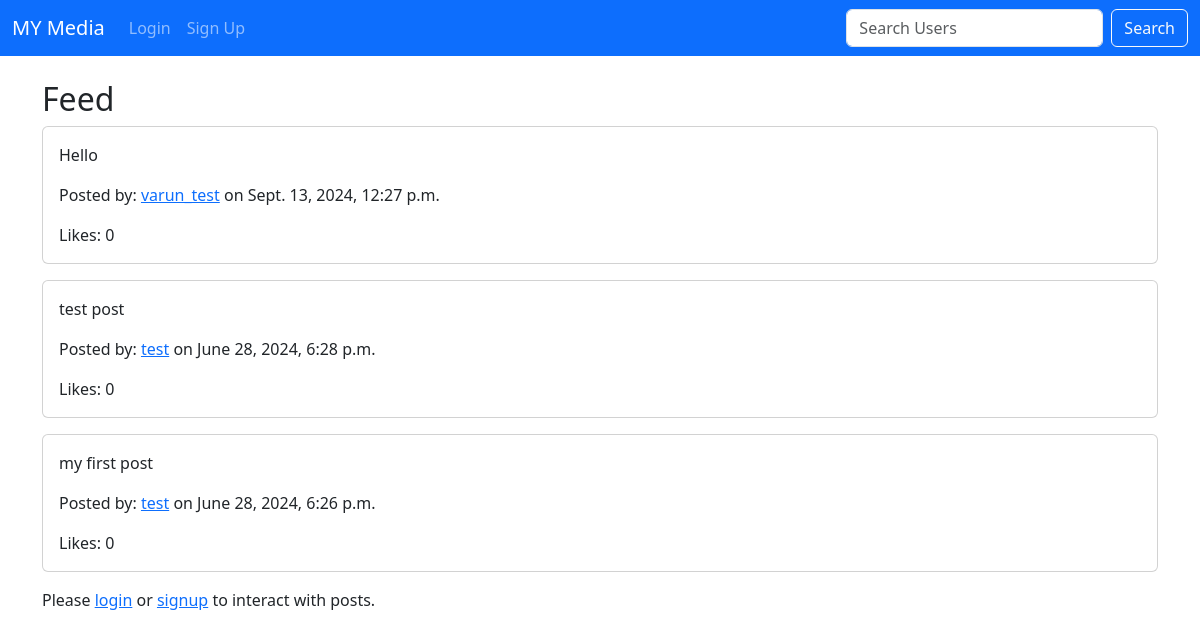
/feed/, run on the app's committed database.
### core/models.py (models this page shows, shortened)
class Post(models.Model):
    content = models.TextField()
    user = models.ForeignKey(User, on_delete=models.CASCADE, related_name='posts')
    created_at = models.DateTimeField(auto_now_add=True)
    updated_at = models.DateTimeField(auto_now=True)

### core/views.py (the view)
# urls.py: path('feed/', views.feed, name='feed'),
def feed(request):
    posts = Post.objects.all().order_by('-created_at')
    if request.user.is_authenticated:
        return render(request, 'feed.html', {'posts': posts})
    else:
        return render(request, 'guest_feed.html', {'posts': posts})

### core/templates/guest_feed.html (shortened to what this page needs)
{% extends 'base.html' %}
{% block content %}
  <h2>Feed</h2>
  {% for post in posts %}
    <div class="card mb-3">
      <div class="card-body">
        <p class="card-text">{{ post.content }}</p>
        <p class="card-text">
          Posted by: <a href="{% url 'guest_profile' post.user.username %}">{{ post.user.username }}</a> on {{ post.created_at }}
        </p>
        <p class="card-text">Likes: {{ post.likes.count }}</p>
      </div>
    </div>
  {% endfor %}
  <p>
    Please <a href="{% url 'login' %}">login</a> or <a href="{% url 'signup' %}">signup</a> to interact with posts.
  </p>
{% endblock %}

### data on the page
Post: content "Hello", user.username "varun_test", created_at "Sept. 13, 2024, 12:27 p.m.", likes.count "0"
Post: content "test post", user.username "test", created_at "June 28, 2024, 6:28 p.m.", likes.count "0"
Post: content "my first post", user.username "test", created_at "June 28, 2024, 6:26 p.m.", likes.count "0"
